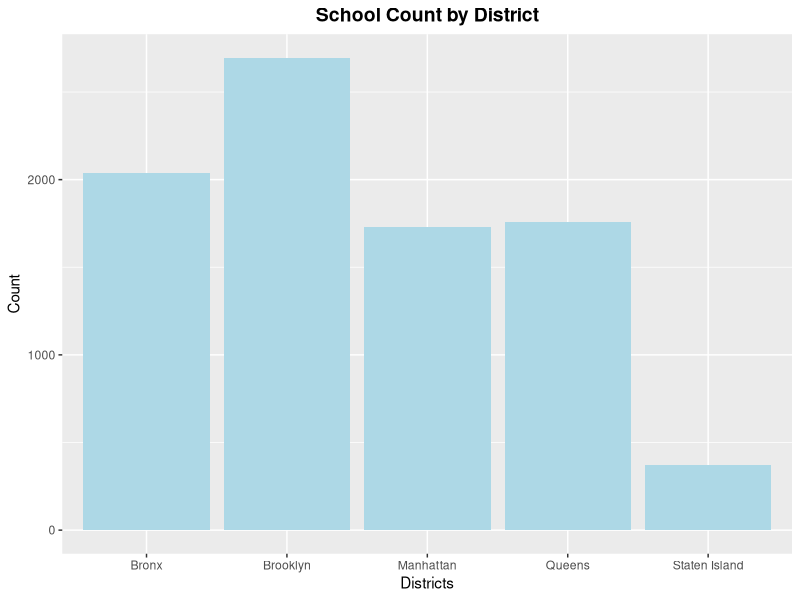
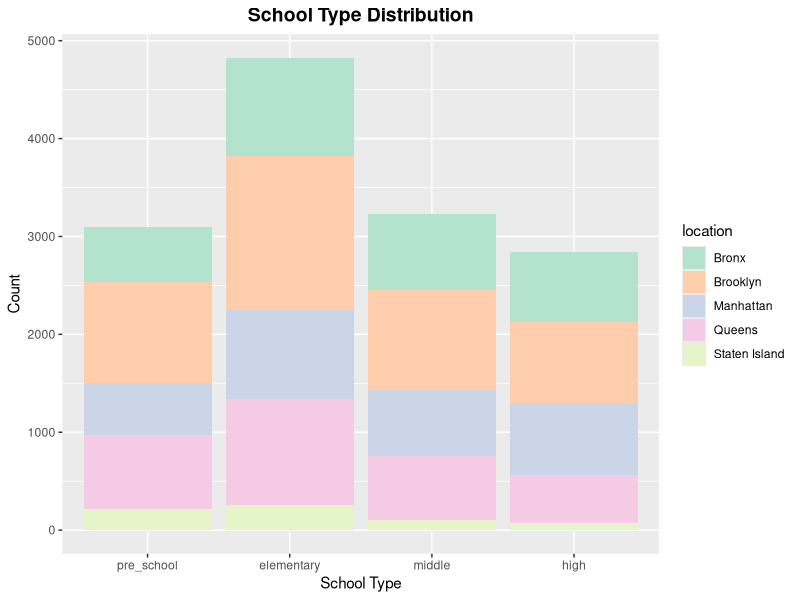

The R script that drew these images, in order:
## ---- chunk 1
library(knitr)
library(tidyverse)
library(dplyr)
library(ggplot2)
library(RColorBrewer)
library(sqldf)
school = read.csv("School.csv")
## ---- chunk 2
school <- school %>%
  group_by(School.Name) %>%
  mutate(count = n()) %>%
  filter(count == 5) %>%
  select(-count)
## ---- chunk 3
# loc <- ggplot(data = school, aes(x = Year)) + 
#   geom_bar(stat="count",fill = "lightblue")+
#   facet_wrap(~location,ncol =5)+
#   ggtitle("Number of schools in different Borough by year") + 
#   theme(plot.title = element_text(hjust = 0.5, face  = "bold", size = 14), 
#         axis.text.x = element_text(angle = 30, vjust = 0.5))+
#    xlab("Academic Year")+
#   ylab("Number of schools")
# loc
# 
# dis <-  ggplot(data = school, aes(x = Year,fill = location)) + 
#   geom_bar(stat="count") +
#   ggtitle("2013-2018 Time Series School Count") +
#   theme(plot.title = element_text(hjust = 0.5, face  = "bold", size = 14)) + 
#   xlab("Academic Year")+
#   ylab("Number of schools") 
# dis
## ---- chunk 4
school <- school %>% 
  mutate(location = case_when(
    str_detect(DBN, "K") == TRUE ~ "Brooklyn",
    str_detect(DBN,"X") == TRUE ~ "Bronx",
    str_detect(DBN,"Q") == TRUE ~ "Queens",
    str_detect(DBN,"M") == TRUE ~ "Manhattan",
    str_detect(DBN,"R") == TRUE ~ "Staten Island",
  ))

school %>%
  ggplot(mapping = aes(x = location)) +
  geom_bar(stat = "count", fill = "lightblue") +
  ggtitle("School Count by District") +
  xlab("Districts") + ylab("Count") +
  theme(plot.title = element_text(hjust = 0.5, face = "bold", size = 14))
## ---- chunk 5
school <- rename(school, Grade.PK =Grade.PK..Half.Day...Full.Day. )
## ---- chunk 6
school <- school %>% 
  mutate(is_preschool = case_when(
    Grade.PK > 0 ~ 1,
    T ~ 0
  )) %>% 
  mutate(is_elementary = case_when(
    Grade.K == 0 & Grade.1 == 0 & Grade.2 == 0 &
      Grade.3 == 0 & Grade.4 == 0 & Grade.5 == 0 ~ 0,
    T ~ 1
  )) %>% 
  mutate(is_middle = case_when(
    Grade.6 == 0 & Grade.7 == 0 & Grade.8 == 0 ~ 0,
    T ~ 1
  )) %>% 
  mutate(is_high = case_when(
    Grade.9 == 0 & Grade.10 == 0 & Grade.11 == 0 & Grade.12 == 0 ~ 0,
    T ~ 1
  ))
## ---- chunk 7
count_by_type <- sqldf("select location, Year, sum(is_preschool) as pre_school,
      sum(is_elementary) as elementary,
      sum(is_middle) as middle,
      sum(is_high) as high from school group by location ,Year") %>% 
   pivot_longer(-c(location,Year),names_to ="type", values_to = "num")

count_by_type$type <- factor(count_by_type$type ,levels = c("pre_school", "elementary", "middle", "high"))

type_sch <- count_by_type %>%
  ggplot(mapping = aes(x = type, y = num, fill = location)) +
  geom_bar(stat = "identity") +
  ggtitle("School Type Distribution") +
  xlab("School Type") + ylab("Count") +
  theme(plot.title = element_text(hjust = 0.5, face  = "bold", size = 14))+
  scale_fill_brewer(palette = "Pastel2") 
type_sch
## ---- chunk 8
# type_sch <- ggplot(count_by_type, aes(fill=type, y=num, x=Year)) + 
#     geom_bar(position="dodge", stat="identity")+
#   ggtitle("Number of schools in different type by year") + 
#   theme(plot.title = element_text(hjust = 0.5, face  = "bold", size = 14))+
#    xlab("Academic Year")+
#   ylab("Number of schools") +
#   scale_color_brewer(palette="Dark2")
# type_sch
## ---- chunk 9
write.csv(school, "school_f.csv", row.names = FALSE)
